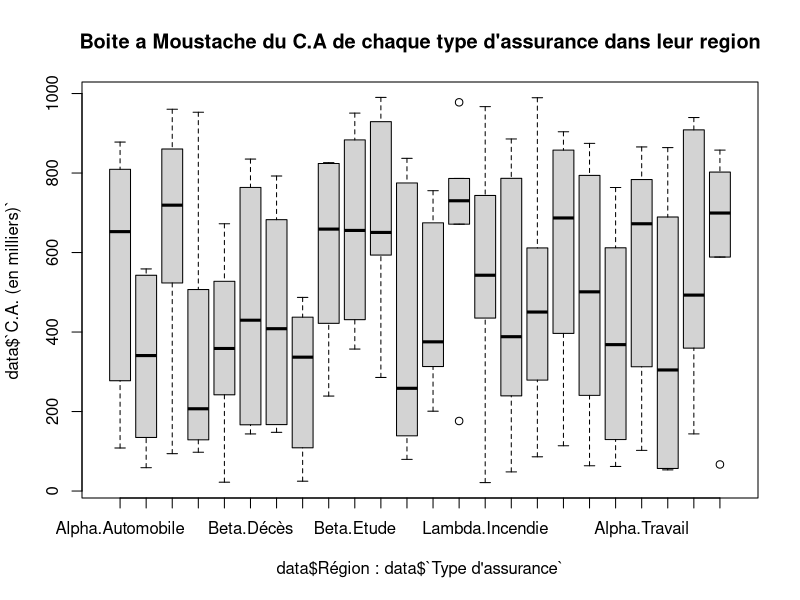

Write R code to recreate this figure.
library(stats)
library(readxl)

## Importer les donnees
data = read_excel("TP2.xlsx")

## Statistique descriptive des donnees
summary(data)

## Boites a moustaches des valeurs par combinaison de facteurs
boxplot(data$`C.A. (en milliers)` ~ data$Région * data$`Type d'assurance`,main="Boite a Moustache du C.A de chaque type d'assurance dans leur region")

# ANOVA a deux facteurs
modele <- aov(data$`C.A. (en milliers)` ~ data$Région*data$`Type d'assurance`, data=data)
summary(modele) ## La probabilite critique(0.658) associe a l'effet d'interaction est superieur
                ## au seuil (0.05) donc l'hypothese H0 est acceptee on conclut a la non-significativite
                ##de l'interaction.

## ANOVA sans interaction
anov = aov(data$`C.A. (en milliers)` ~ data$Région+data$`Type d'assurance`, data=data)
summary(anov) ##les deux facteurs region et type d'assurance ne sont pas toujours significatifs(0.182 et 0.256 > 0.05)
              ##donc y'a pas d'effet de la region et d'effet du type d'assurance sur le C.A d'une assurance
